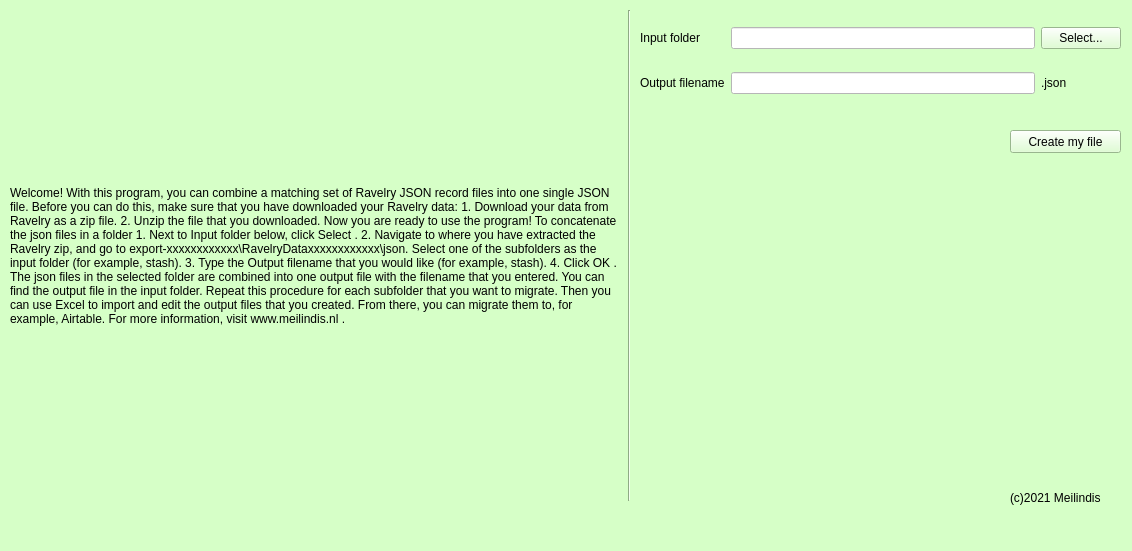
<?xml version="1.0" encoding="UTF-8"?>
<ui version="4.0">
 <class>MainWindow</class>
 <widget class="QMainWindow" name="MainWindow">
  <property name="geometry">
   <rect>
    <x>0</x>
    <y>0</y>
    <width>1132</width>
    <height>551</height>
   </rect>
  </property>
  <property name="windowTitle">
   <string>MainWindow</string>
  </property>
  <property name="styleSheet">
   <string notr="true">background-color: rgb(214, 255, 199);</string>
  </property>
  <property name="unifiedTitleAndToolBarOnMac">
   <bool>false</bool>
  </property>
  <widget class="QWidget" name="centralwidget">
   <widget class="QWidget" name="gridLayoutWidget">
    <property name="geometry">
     <rect>
      <x>10</x>
      <y>10</y>
      <width>621</width>
      <height>491</height>
     </rect>
    </property>
    <layout class="QGridLayout" name="gridLayout">
     <item row="0" column="0">
      <widget class="QLabel" name="label">
       <property name="text">
        <string>&lt;html&gt;&lt;head/&gt;&lt;body&gt;&lt;p&gt;&lt;span style=&quot; font-size:12pt; font-weight:600;&quot;&gt;Welcome! &lt;/span&gt;&lt;/p&gt;&lt;p&gt;&lt;span style=&quot; font-size:10pt;&quot;&gt;With this program, you can combine a matching set of Ravelry JSON record files into one single JSON file. Before you can do this, make sure that you have downloaded your Ravelry data:&lt;/span&gt;&lt;/p&gt;&lt;p&gt;&lt;span style=&quot; font-size:10pt;&quot;&gt;1. Download your data from Ravelry as a zip file.&lt;/span&gt;&lt;/p&gt;&lt;p&gt;&lt;span style=&quot; font-size:10pt;&quot;&gt;2. Unzip the file that you downloaded.&lt;/span&gt;&lt;/p&gt;&lt;p&gt;&lt;span style=&quot; font-size:10pt;&quot;&gt;Now you are ready to use the program!&lt;/span&gt;&lt;/p&gt;&lt;p&gt;&lt;br/&gt;&lt;span style=&quot; font-size:10pt; font-weight:600;&quot;&gt;To concatenate the json files in a folder&lt;/span&gt;&lt;/p&gt;&lt;p&gt;&lt;span style=&quot; font-size:10pt;&quot;&gt;1. Next to &lt;/span&gt;&lt;span style=&quot; font-size:10pt; font-weight:600;&quot;&gt;Input folder &lt;/span&gt;&lt;span style=&quot; font-size:10pt;&quot;&gt;below, click &lt;/span&gt;&lt;span style=&quot; font-size:10pt; font-weight:600;&quot;&gt;Select&lt;/span&gt;&lt;span style=&quot; font-size:10pt;&quot;&gt;.&lt;/span&gt;&lt;/p&gt;&lt;p&gt;&lt;span style=&quot; font-size:10pt;&quot;&gt;2. Navigate to where you have extracted the Ravelry zip, and go to export-xxxxxxxxxxxx\RavelryDataxxxxxxxxxxxx\json. Select one of the subfolders as the input folder (for example, stash).&lt;/span&gt;&lt;/p&gt;&lt;p&gt;&lt;span style=&quot; font-size:10pt;&quot;&gt;3. Type the &lt;/span&gt;&lt;span style=&quot; font-size:10pt; font-weight:600;&quot;&gt;Output filename&lt;/span&gt;&lt;span style=&quot; font-size:10pt;&quot;&gt; that you would like (for example, stash). &lt;/span&gt;&lt;/p&gt;&lt;p&gt;&lt;span style=&quot; font-size:10pt;&quot;&gt;4. Click &lt;/span&gt;&lt;span style=&quot; font-size:10pt; font-weight:600;&quot;&gt;OK&lt;/span&gt;&lt;span style=&quot; font-size:10pt;&quot;&gt;.&lt;/span&gt;&lt;/p&gt;&lt;p&gt;&lt;span style=&quot; font-size:10pt;&quot;&gt;The json files in the selected folder are combined into one output file with the filename that you entered. You can find the output file in the input folder.&lt;/span&gt;&lt;/p&gt;&lt;p&gt;&lt;span style=&quot; font-size:10pt;&quot;&gt;Repeat this procedure for each subfolder that you want to migrate.&lt;/span&gt;&lt;/p&gt;&lt;p&gt;&lt;span style=&quot; font-size:10pt;&quot;&gt;Then you can use Excel to import and edit the output files that you created. From there, you can migrate them to, for example, Airtable. For more information, visit &lt;/span&gt;&lt;a href=&quot;https://www.meilindis.nl/?p=9540&quot;&gt;&lt;span style=&quot; text-decoration: underline; color:#0000ff;&quot;&gt;www.meilindis.nl&lt;/span&gt;&lt;/a&gt;&lt;span style=&quot; font-size:10pt;&quot;&gt;.&lt;/span&gt;&lt;/p&gt;&lt;/body&gt;&lt;/html&gt;</string>
       </property>
       <property name="textFormat">
        <enum>Qt::AutoText</enum>
       </property>
       <property name="scaledContents">
        <bool>true</bool>
       </property>
       <property name="wordWrap">
        <bool>true</bool>
       </property>
      </widget>
     </item>
     <item row="0" column="1">
      <widget class="Line" name="line">
       <property name="orientation">
        <enum>Qt::Vertical</enum>
       </property>
      </widget>
     </item>
    </layout>
   </widget>
   <widget class="QLabel" name="label_5">
    <property name="geometry">
     <rect>
      <x>1010</x>
      <y>490</y>
      <width>121</width>
      <height>16</height>
     </rect>
    </property>
    <property name="text">
     <string>(c)2021 Meilindis</string>
    </property>
   </widget>
   <widget class="QPushButton" name="pushButton_concatenate">
    <property name="geometry">
     <rect>
      <x>1010</x>
      <y>130</y>
      <width>111</width>
      <height>23</height>
     </rect>
    </property>
    <property name="text">
     <string>Create my file</string>
    </property>
   </widget>
   <widget class="QWidget" name="gridLayoutWidget_2">
    <property name="geometry">
     <rect>
      <x>640</x>
      <y>10</y>
      <width>481</width>
      <height>101</height>
     </rect>
    </property>
    <layout class="QGridLayout" name="gridLayout_2">
     <item row="1" column="1">
      <widget class="QLineEdit" name="lineEdit_2_output">
       <property name="styleSheet">
        <string notr="true">background-color: white;</string>
       </property>
      </widget>
     </item>
     <item row="0" column="1">
      <widget class="QLineEdit" name="lineEdit_input">
       <property name="styleSheet">
        <string notr="true">Background-color: white;</string>
       </property>
       <property name="readOnly">
        <bool>true</bool>
       </property>
      </widget>
     </item>
     <item row="0" column="2">
      <widget class="QPushButton" name="pushButton_select_input">
       <property name="text">
        <string>Select...</string>
       </property>
      </widget>
     </item>
     <item row="0" column="0">
      <widget class="QLabel" name="label_2">
       <property name="text">
        <string>Input folder</string>
       </property>
      </widget>
     </item>
     <item row="1" column="2">
      <widget class="QLabel" name="label_4">
       <property name="text">
        <string>.json</string>
       </property>
      </widget>
     </item>
     <item row="1" column="0">
      <widget class="QLabel" name="label_3">
       <property name="text">
        <string>Output filename</string>
       </property>
      </widget>
     </item>
    </layout>
   </widget>
  </widget>
  <widget class="QMenuBar" name="menubar">
   <property name="geometry">
    <rect>
     <x>0</x>
     <y>0</y>
     <width>1132</width>
     <height>21</height>
    </rect>
   </property>
  </widget>
  <widget class="QStatusBar" name="statusbar"/>
 </widget>
 <resources/>
 <connections/>
</ui>
